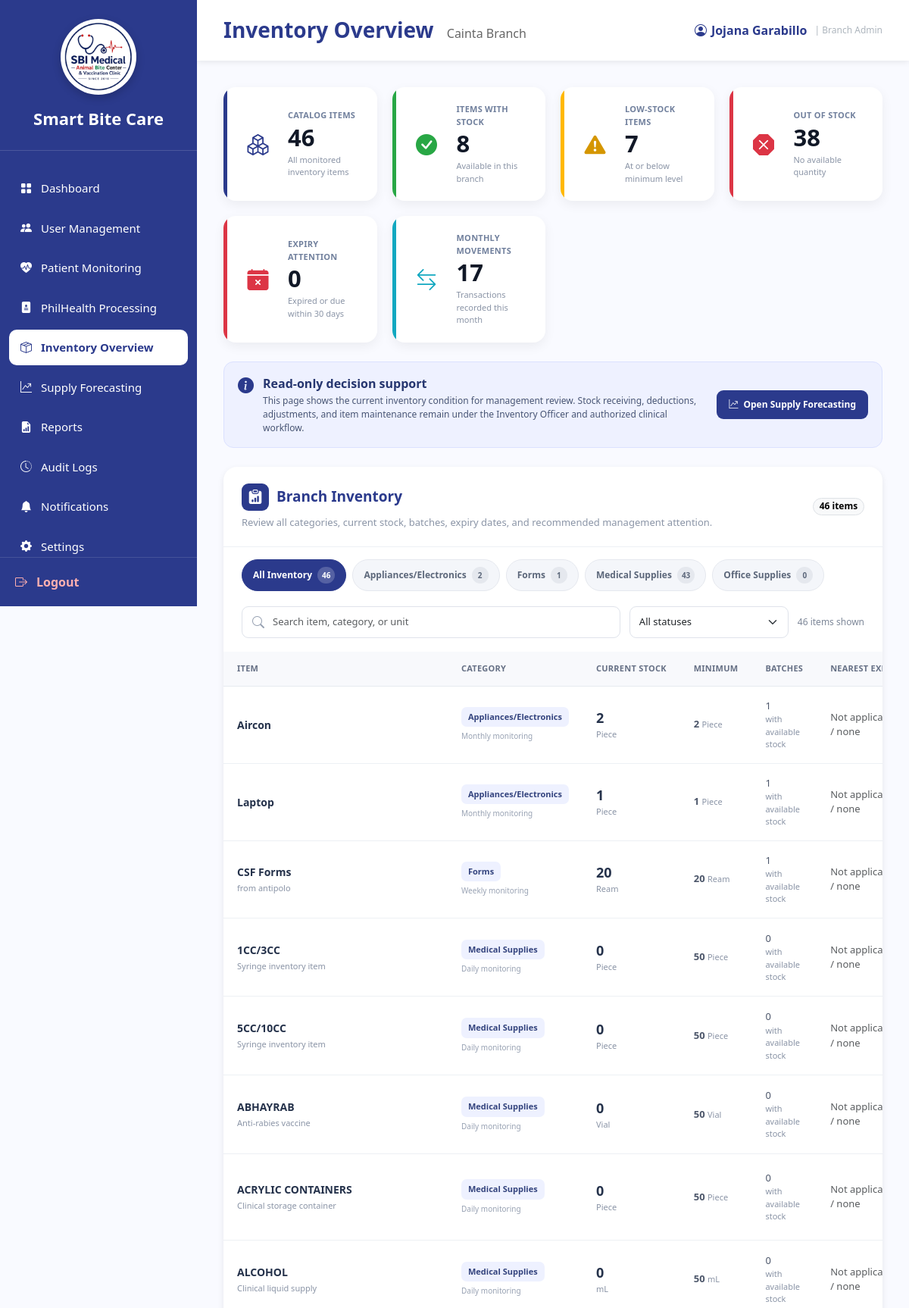
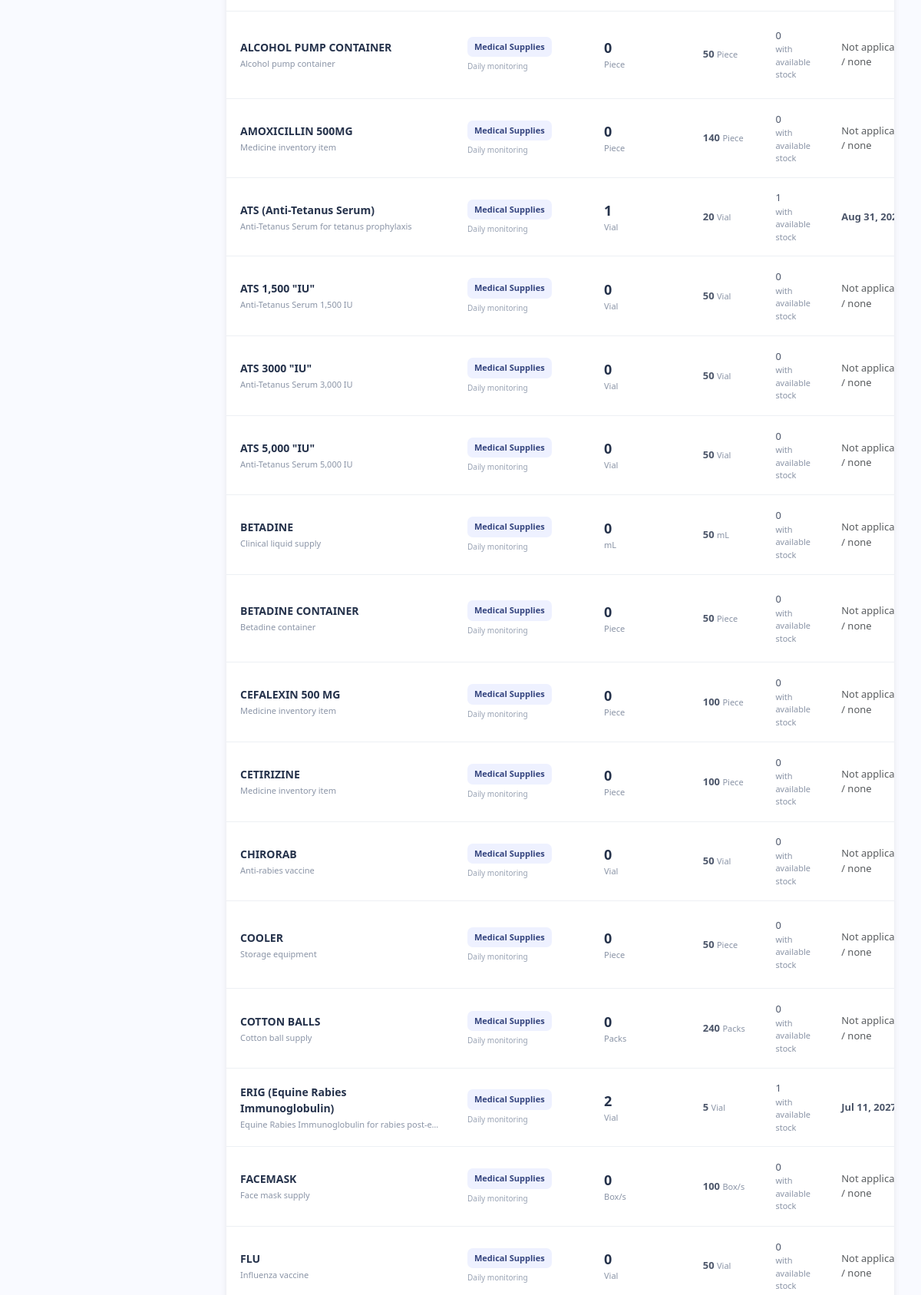
Page /BranchAdmin_InventoryOverview.php (signed in, upper part) on the committed database (2 pictures, top to bottom).
### tables this page shows
CREATE TABLE `users` (
  `user_id` int(11) NOT NULL,
  `branch_id` varchar(10) DEFAULT NULL,
  `role_id` int(11) NOT NULL,
  `username` varchar(100) NOT NULL,
  `email` varchar(255) NOT NULL,
  `password` varchar(255) NOT NULL,
  `status` enum('Active','Inactive') DEFAULT 'Active',
  `created_at` timestamp NOT NULL DEFAULT current_timestamp(),
  `last_login` datetime DEFAULT NULL
);

CREATE TABLE `branches` (
  `branch_id` varchar(10) NOT NULL,
  `branch_name` varchar(150) NOT NULL,
  `branch_address` text DEFAULT NULL,
  `contact_number` varchar(30) DEFAULT NULL,
  `email` varchar(150) DEFAULT NULL,
  `status` enum('Active','Inactive') DEFAULT 'Active',
  `created_at` timestamp NOT NULL DEFAULT current_timestamp()
);

CREATE TABLE `inventory_categories` (
  `category_id` int(11) NOT NULL,
  `category_name` varchar(150) NOT NULL,
  `monitoring_frequency` enum('Daily','Weekly','Monthly') DEFAULT NULL
);

CREATE TABLE `inventory_items` (
  `item_id` int(11) NOT NULL,
  `category_id` int(11) NOT NULL,
  `unit_id` int(11) NOT NULL,
  `item_name` varchar(255) NOT NULL,
  `minimum_stock` int(11) DEFAULT 0,
  `description` text DEFAULT NULL,
  `is_forecastable` tinyint(1) NOT NULL DEFAULT 0,
  `is_consumable` tinyint(1) NOT NULL DEFAULT 1,
  `base_unit_label` varchar(30) DEFAULT NULL,
  `display_unit_label` varchar(30) DEFAULT NULL,
  `conversion_to_base` decimal(12,4) NOT NULL DEFAULT 1.0000
);

CREATE TABLE `units` (
  `unit_id` int(11) NOT NULL,
  `unit_name` varchar(100) NOT NULL
);

### sources/workflow_helpers.php (called while the page is built, shortened)
<?php
function workflowRequireUser(mysqli $conn, int $requiredRole): array
{
    $stmt = $conn->prepare(
        'SELECT u.user_id, u.username, u.branch_id, b.branch_name, r.role_name
         FROM users u
         LEFT JOIN branches b ON b.branch_id = u.branch_id
         LEFT JOIN roles r ON r.role_id = u.role_id
         WHERE u.user_id = ? AND u.status = "Active" LIMIT 1'
    );
    $id = (int)$_SESSION['user_id'];
    $stmt->bind_param('i', $id);
    $stmt->execute();
    $user = $stmt->get_result()->fetch_assoc();
    return $user;
}
function workflowH(string $value): string
{
    return htmlspecialchars($value, ENT_QUOTES, 'UTF-8');
}

### BranchAdmin_InventoryOverview.php (the view, shortened to what this page needs)
<?php
require_once 'sources/db_connect.php';
require_once 'sources/workflow_helpers.php';
$user = workflowRequireUser($conn, 2);
$branchId = (string)$user['branch_id'];
$branchName = (string)($user['branch_name'] ?? $branchId);
$username = (string)($user['username'] ?? 'Branch Admin');
function inventoryNumber($value): string
{
    $number = (float)$value;
    if (abs($number - round($number)) < 0.001) {
        return number_format((int)round($number));
    }
    return rtrim(rtrim(number_format($number, 2, '.', ','), '0'), '.');
}
function inventoryStockStatus(float $stock, float $minimum): array
{
    if ($stock <= 0) {
        return ['Out of Stock', 'status-out', 'out-of-stock'];
    }
    if ($minimum > 0 && $stock <= $minimum) {
        return ['Low Stock', 'status-low', 'low-stock'];
    }
    return ['In Stock', 'status-good', 'in-stock'];
}
function inventoryExpiryStatus(?string $expiration): ?array
{
    if (!$expiration) {
        return null;
    }
    $today = strtotime(date('Y-m-d'));
    $expiry = strtotime($expiration);
    return null;
}
$categoriesResult = $conn->query(
    "SELECT category_id, category_name, monitoring_frequency
     FROM inventory_categories
     ORDER BY category_name"
);
$categories = $categoriesResult->fetch_all(MYSQLI_ASSOC);
$inventorySql = "
    SELECT
        i.item_id,
        i.item_name,
        i.description,
        i.minimum_stock,
        i.is_forecastable,
        c.category_id,
        c.category_name,
        c.monitoring_frequency,
        u.unit_name,
        COALESCE(SUM(s.quantity_available), 0) AS total_stock,
        COUNT(CASE WHEN s.quantity_available > 0 THEN 1 END) AS active_batches,
        MIN(CASE
                WHEN s.quantity_available > 0 AND s.expiration_date IS NOT NULL
                THEN s.expiration_date
            END) AS nearest_expiration,
        MAX(s.last_updated) AS last_updated
    FROM inventory_items i
    INNER JOIN inventory_categories c ON c.category_id = i.category_id
    INNER JOIN units u ON u.unit_id = i.unit_id
    LEFT JOIN inventory_stocks s
        ON s.item_id = i.item_id
       AND s.branch_id = ?
    GROUP BY
        i.item_id,
        i.item_name,
        i.description,
        i.minimum_stock,
        i.is_forecastable,
        c.category_id,
        c.category_name,
        c.monitoring_frequency,
        u.unit_name
    ORDER BY c.category_name, i.item_name
";
$inventoryStmt = $conn->prepare($inventorySql);
$inventoryStmt->bind_param('s', $branchId);
$inventoryStmt->execute();
$items = $inventoryStmt->get_result()->fetch_all(MYSQLI_ASSOC);
$totalItems = count($items);
$stockedItems = 0;
$lowStockItems = 0;
$outOfStockItems = 0;
$categoryCounts = [];
foreach ($items as $item) {
    $stock = (float)$item['total_stock'];
    $minimum = (float)$item['minimum_stock'];
    $categoryId = (int)$item['category_id'];
    $categoryCounts[$categoryId] = ($categoryCounts[$categoryId] ?? 0) + 1;
    if ($stock > 0) {
        $stockedItems++;
        if ($minimum > 0 && $stock <= $minimum) {
            $lowStockItems++;
        }
    } else {
        $outOfStockItems++;
    }
}
$expiryStmt = $conn->prepare(
    "SELECT COUNT(*) AS total
     FROM inventory_stocks
     WHERE branch_id = ?
       AND quantity_available > 0
       AND expiration_date IS NOT NULL
       AND expiration_date <= DATE_ADD(CURDATE(), INTERVAL 30 DAY)"
);
$expiryStmt->bind_param('s', $branchId);
$expiryStmt->execute();
$expiryAttentionCount = (int)($expiryStmt->get_result()->fetch_assoc()['total'] ?? 0);
$movementStmt = $conn->prepare(
    "SELECT COUNT(*) AS total
     FROM stock_transactions
     WHERE branch_id = ?
       AND transaction_date >= DATE_FORMAT(CURDATE(), '%Y-%m-01')
       AND transaction_date < DATE_ADD(LAST_DAY(CURDATE()), INTERVAL 1 DAY)"
);
$movementStmt->bind_param('s', $branchId);
$movementStmt->execute();
$monthlyMovementCount = (int)($movementStmt->get_result()->fetch_assoc()['total'] ?? 0);
?>
<!DOCTYPE html>
<html lang="en">
<head>
    <link href="https://cdn.jsdelivr.net/npm/bootstrap@5.3.3/dist/css/bootstrap.min.css" rel="stylesheet">
    <link rel="stylesheet" href="https://cdn.jsdelivr.net/npm/bootstrap-icons@1.11.3/font/bootstrap-icons.min.css">
    <link rel="stylesheet" href="sidebar.css">
</head>
<body>
    <div class="sidebar">
        <div class="logo-area">
            <div class="logo-frame"><img src="logo.png" alt="Smart Bite Care Logo" class="logo"></div>
            <div class="system-name">Smart Bite Care</div>
        </div>
        <nav class="nav-menu">
            <ul>
                <li><a href="BranchAdmin_Dashboard.php"><i class="bi bi-grid-fill"></i><span>Dashboard</span></a></li>
                <li><a href="BranchAdmin_UserManagement.php"><i class="bi bi-people-fill"></i><span>User Management</span></a></li>
                <li><a href="BranchAdmin_PatientMonitoring.php"><i class="bi bi-heart-pulse-fill"></i><span>Patient Monitoring</span></a></li>
                <li><a href="BranchAdmin_PhilhealthWorkflow.php"><i class="bi bi-file-medical-fill"></i><span>PhilHealth Processing</span></a></li>
                <li><a class="active" href="BranchAdmin_InventoryOverview.php"><i class="bi bi-box-seam"></i><span>Inventory Overview</span></a></li>
                <li><a href="BranchAdmin_Forecasting.php"><i class="bi bi-graph-up-arrow"></i><span>Supply Forecasting</span></a></li>
                <li><a href="BranchAdmin_Reports.php"><i class="bi bi-file-earmark-bar-graph-fill"></i><span>Reports</span></a></li>
                <li><a href="BranchAdmin_AuditLogs.php"><i class="bi bi-clock-history"></i><span>Audit Logs</span></a></li>
                <li><a href="BranchAdmin_Notifications.php"><i class="bi bi-bell-fill"></i><span>Notifications</span></a></li>
                <li><a href="BranchAdmin_Settings.php"><i class="bi bi-gear-fill"></i><span>Settings</span></a></li>
            </ul>
        </nav>
        <div class="logout"><a href="logout.php"><i class="bi bi-box-arrow-right"></i><span>Logout</span></a></div>
    </div>
    <div class="main">
        <div class="topbar">
            <h3>Inventory Overview <small><?php echo workflowH($branchName); ?></small></h3>
            <div class="profile"><i class="bi bi-person-circle"></i><span><?php echo workflowH($username); ?></span><span class="profile-role">| Branch Admin</span></div>
        </div>
        <div class="page-content">
            <div class="stats-container">
                <div class="stat-card"><div class="stat-icon"><i class="bi bi-boxes"></i></div><div><div class="stat-label">Catalog Items</div><div class="stat-number"><?php echo number_format($totalItems); ?></div><div class="stat-description">All monitored inventory items</div></div></div>
                <div class="stat-card success"><div class="stat-icon"><i class="bi bi-check-circle-fill"></i></div><div><div class="stat-label">Items With Stock</div><div class="stat-number"><?php echo number_format($stockedItems); ?></div><div class="stat-description">Available in this branch</div></div></div>
                <div class="stat-card warning"><div class="stat-icon"><i class="bi bi-exclamation-triangle-fill"></i></div><div><div class="stat-label">Low-Stock Items</div><div class="stat-number"><?php echo number_format($lowStockItems); ?></div><div class="stat-description">At or below minimum level</div></div></div>
                <div class="stat-card danger"><div class="stat-icon"><i class="bi bi-x-octagon-fill"></i></div><div><div class="stat-label">Out of Stock</div><div class="stat-number"><?php echo number_format($outOfStockItems); ?></div><div class="stat-description">No available quantity</div></div></div>
                <div class="stat-card danger"><div class="stat-icon"><i class="bi bi-calendar-x-fill"></i></div><div><div class="stat-label">Expiry Attention</div><div class="stat-number"><?php echo number_format($expiryAttentionCount); ?></div><div class="stat-description">Expired or due within 30 days</div></div></div>
                <div class="stat-card info"><div class="stat-icon"><i class="bi bi-arrow-left-right"></i></div><div><div class="stat-label">Monthly Movements</div><div class="stat-number"><?php echo number_format($monthlyMovementCount); ?></div><div class="stat-description">Transactions recorded this month</div></div></div>
            </div>
            <div class="decision-notice">
                <div class="notice-copy"><i class="bi bi-info-circle-fill"></i><div><strong>Read-only decision support</strong><p>This page shows the current inventory condition for management review. Stock receiving, deductions, adjustments, and item maintenance remain under the Inventory Officer and authorized clinical workflow.</p></div></div>
                <a href="BranchAdmin_Forecasting.php" class="forecast-btn"><i class="bi bi-graph-up-arrow"></i>Open Supply Forecasting</a>
            </div>
            <section class="content-card">
                <div class="content-card-header">
                    <div><h5><span class="section-icon"><i class="bi bi-clipboard-data-fill"></i></span>Branch Inventory</h5><p>Review all categories, current stock, batches, expiry dates, and recommended management attention.</p></div>
                    <span class="badge rounded-pill text-bg-light border"><?php echo number_format($totalItems); ?> items</span>
                </div>
                <div class="category-tabs" role="tablist" aria-label="Inventory categories">
                    <button type="button" class="category-tab active" data-category="all" aria-selected="true">All Inventory <span class="tab-count"><?php echo number_format($totalItems); ?></span></button>
                    <?php foreach ($categories as $category): ?>
                        <button type="button" class="category-tab" data-category="<?php echo (int)$category['category_id']; ?>" aria-selected="false">
                            <?php echo workflowH($category['category_name']); ?>
                            <span class="tab-count"><?php echo number_format($categoryCounts[(int)$category['category_id']] ?? 0); ?></span>
                        </button>
                    <?php endforeach; ?>
                </div>
                <div class="filters">
                    <div class="search-box"><i class="bi bi-search"></i><input type="search" id="inventorySearch" class="form-control" placeholder="Search item, category, or unit"></div>
                    <select id="statusFilter" class="form-select" aria-label="Filter inventory status">
                        <option value="all">All statuses</option>
                    </select>
                    <div class="result-count"><span id="visibleCount"><?php echo number_format($totalItems); ?></span>&nbsp;items shown</div>
                </div>
                <div class="table-responsive">
                    <table class="table inventory-table align-middle">
                        <thead><tr><th>Item</th><th>Category</th><th>Current Stock</th><th>Minimum</th><th>Batches</th><th>Nearest Expiry</th><th>Status</th><th>Decision Support</th></tr></thead>
                        <tbody id="inventoryTableBody">
                            <?php foreach ($items as $item): ?>
                                <?php
                                $stock = (float)$item['total_stock'];
                                $minimum = (float)$item['minimum_stock'];
                                [$stockLabel, $stockClass, $stockFilter] = inventoryStockStatus($stock, $minimum);
                                $expiryStatus = inventoryExpiryStatus($item['nearest_expiration'] ?? null);
                                $filterStatuses = $stockFilter . ($expiryStatus ? ' ' . $expiryStatus[2] : '');
                                $searchText = strtolower($item['item_name'] . ' ' . $item['category_name'] . ' ' . $item['unit_name']);
                                ?>
                                <tr class="inventory-row" data-category="<?php echo (int)$item['category_id']; ?>" data-status="<?php echo workflowH($filterStatuses); ?>" data-search="<?php echo workflowH($searchText); ?>">
                                    <td><div class="item-name"><?php echo workflowH($item['item_name']); ?></div><?php if (!empty($item['description'])): ?><div class="item-description" title="<?php echo workflowH($item['description']); ?>"><?php echo workflowH($item['description']); ?></div><?php endif; ?></td>
                                    <td><span class="category-label"><?php echo workflowH($item['category_name']); ?></span><div class="monitoring-frequency"><?php echo workflowH($item['monitoring_frequency'] ?? 'Not set'); ?> monitoring</div></td>
                                    <td><div class="stock-number"><?php echo inventoryNumber($stock); ?></div><div class="stock-unit"><?php echo workflowH($item['unit_name']); ?></div></td>
                                    <td><strong><?php echo inventoryNumber($minimum); ?></strong> <span class="stock-unit"><?php echo workflowH($item['unit_name']); ?></span></td>
                                    <td><?php echo number_format((int)$item['active_batches']); ?><div class="stock-unit">with available stock</div></td>
                                    <td>
                                        <?php if (!empty($item['nearest_expiration'])): ?>
                                            <div class="expiry-date"><?php echo workflowH(date('M d, Y', strtotime($item['nearest_expiration']))); ?></div>
                                        <?php else: ?><span class="text-muted">Not applicable / none</span><?php endif; ?>
                                    </td>
                                </tr>
                            <?php endforeach; ?>
                        </tbody>
                    </table>
                </div>
            </section>
        </div>
    </div>
</body>
</html>

### rows in the picture
users: branch.branch_name "Cainta Branch", username "Jojana Garabillo"
inventory_categories: category_name "Appliances/Electronics", category_id "2"
inventory_categories: category_name "Forms", category_id.is_forecastable "1"
inventory_categories: category_name "Medical Supplies", category_id.item_id "43"
inventory_categories: category_name "Office Supplies", category_id "0"
inventory_items: item_name "Aircon", category.category_name "Appliances/Electronics", category.monitoring_frequency "Monthly", stock "2", unit.unit_name "Piece", minimum_stock "2", active_batches "1", shows "Not"
inventory_items: item_name "Laptop", category.category_name "Appliances/Electronics", category.monitoring_frequency "Monthly", stock "1", unit.unit_name "Piece", minimum_stock "1", active_batches "1", shows "Not"
inventory_items: item_name "CSF Forms", description "from antipolo", category.category_name "Forms", category.monitoring_frequency "Weekly", stock "20", unit.unit_name "Ream", minimum_stock "20", active_batches "1", shows "Not"
inventory_items: item_name "1CC/3CC", description "Syringe inventory item", category.category_name "Medical Supplies", category.monitoring_frequency "Daily", stock "0", unit.unit_name "Piece", minimum_stock "50", active_batches "0", shows "Not"
inventory_items: item_name "5CC/10CC", description "Syringe inventory item", category.category_name "Medical Supplies", category.monitoring_frequency "Daily", stock "0", unit.unit_name "Piece", minimum_stock "50", active_batches "0", shows "Not"
inventory_items: item_name "ABHAYRAB", description "Anti-rabies vaccine", category.category_name "Medical Supplies", category.monitoring_frequency "Daily", stock "0", unit.unit_name "Vial", minimum_stock "50", active_batches "0", shows "Not"
inventory_items: item_name "ACRYLIC CONTAINERS", description "Clinical storage container", category.category_name "Medical Supplies", category.monitoring_frequency "Daily", stock "0", unit.unit_name "Piece", minimum_stock "50", active_batches "0", shows "Not"
inventory_items: item_name "ALCOHOL", description "Clinical liquid supply", category.category_name "Medical Supplies", category.monitoring_frequency "Daily", stock "0", unit.unit_name "mL", minimum_stock "50", active_batches "0", shows "Not"
inventory_items: item_name "ALCOHOL PUMP CONTAINER", description "Alcohol pump container", category.category_name "Medical Supplies", category.monitoring_frequency "Daily", stock "0", unit.unit_name "Piece", minimum_stock "50", active_batches "0", shows "Not"
inventory_items: item_name "AMOXICILLIN 500MG", description "Medicine inventory item", category.category_name "Medical Supplies", category.monitoring_frequency "Daily", stock "0", unit.unit_name "Piece", minimum_stock "140", active_batches "0", shows "Not"
inventory_items: item_name "ATS (Anti-Tetanus Serum)", description "Anti-Tetanus Serum for tetanus prophylaxis", category.category_name "Medical Supplies", category.monitoring_frequency "Daily", stock "1", unit.unit_name "Vial", minimum_stock "20", active_batches "1", nearest_expiration "Aug 31,…"
inventory_items: item_name "ATS 1,500 \"IU\"", description "Anti-Tetanus Serum 1,500 IU", category.category_name "Medical Supplies", category.monitoring_frequency "Daily", stock "0", unit.unit_name "Vial", minimum_stock "50", active_batches "0", shows "Not"
inventory_items: item_name "ATS 3000 \"IU\"", description "Anti-Tetanus Serum 3,000 IU", category.category_name "Medical Supplies", category.monitoring_frequency "Daily", stock "0", unit.unit_name "Vial", minimum_stock "50", active_batches "0", shows "Not"
inventory_items: item_name "ATS 5,000 \"IU\"", description "Anti-Tetanus Serum 5,000 IU", category.category_name "Medical Supplies", category.monitoring_frequency "Daily", stock "0", unit.unit_name "Vial", minimum_stock "50", active_batches "0", shows "Not"
inventory_items: item_name "BETADINE", description "Clinical liquid supply", category.category_name "Medical Supplies", category.monitoring_frequency "Daily", stock "0", unit.unit_name "mL", minimum_stock "50", active_batches "0", shows "Not"
inventory_items: item_name "BETADINE CONTAINER", description "Betadine container", category.category_name "Medical Supplies", category.monitoring_frequency "Daily", stock "0", unit.unit_name "Piece", minimum_stock "50", active_batches "0", shows "Not"
inventory_items: item_name "CEFALEXIN 500 MG", description "Medicine inventory item", category.category_name "Medical Supplies", category.monitoring_frequency "Daily", stock "0", unit.unit_name "Piece", minimum_stock "100", active_batches "0", shows "Not"
inventory_items: item_name "CETIRIZINE", description "Medicine inventory item", category.category_name "Medical Supplies", category.monitoring_frequency "Daily", stock "0", unit.unit_name "Piece", minimum_stock "100", active_batches "0", shows "Not"
inventory_items: item_name "CHIRORAB", description "Anti-rabies vaccine", category.category_name "Medical Supplies", category.monitoring_frequency "Daily", stock "0", unit.unit_name "Vial", minimum_stock "50", active_batches "0", shows "Not"
inventory_items: item_name "COOLER", description "Storage equipment", category.category_name "Medical Supplies", category.monitoring_frequency "Daily", stock "0", unit.unit_name "Piece", minimum_stock "50", active_batches "0", shows "Not"
inventory_items: item_name "COTTON BALLS", description "Cotton ball supply", category.category_name "Medical Supplies", category.monitoring_frequency "Daily", stock "0", unit.unit_name "Packs", minimum_stock "240", active_batches "0", shows "Not"
inventory_items: item_name "ERIG (Equine Rabies Immunoglobulin)", description "Equine Rabies Immunoglobulin for rabies post-e…", category.category_name "Medical Supplies", category.monitoring_frequency "Daily", stock "2", unit.unit_name "Vial", minimum_stock "5", active_batches "1", nearest_expiration "Jul 11,…"
inventory_items: item_name "FACEMASK", description "Face mask supply", category.category_name "Medical Supplies", category.monitoring_frequency "Daily", stock "0", unit.unit_name "Box/s", minimum_stock "100", active_batches "0", shows "Not"
inventory_items: item_name "FLU", description "Influenza vaccine", category.category_name "Medical Supplies", category.monitoring_frequency "Daily", stock "0", unit.unit_name "Vial", minimum_stock "50", active_batches "0", shows "Not"

### other values in the picture
$totalItems "46"
$stockedItems "8"
$lowStockItems "7"
$outOfStockItems "38"
$expiryAttentionCount "0"
$monthlyMovementCount "17"
